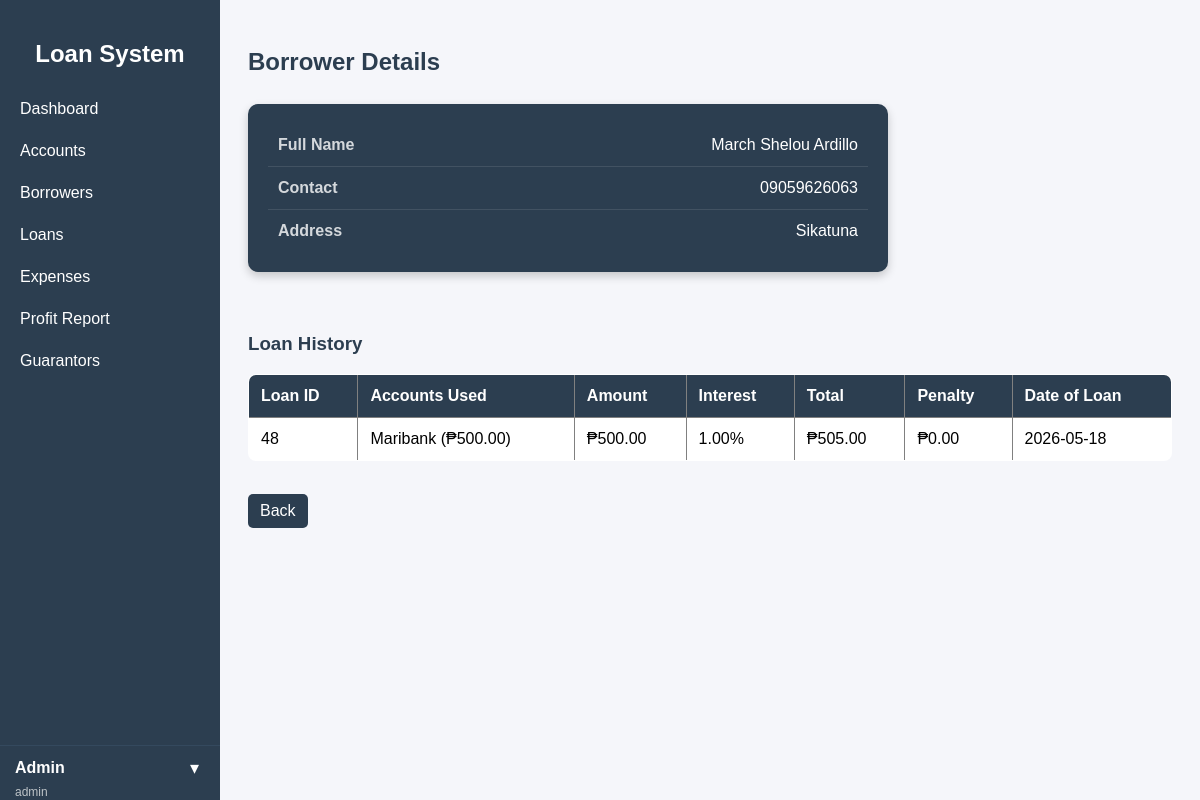
Page /public/index.php?url=borrower/details/8 (signed in) on the committed database.
### tables this page shows
CREATE TABLE `borrowers` (
  `id` int(11) NOT NULL,
  `fullname` varchar(100) DEFAULT NULL,
  `contact` varchar(20) DEFAULT NULL,
  `address` text DEFAULT NULL,
  `created_at` timestamp NOT NULL DEFAULT current_timestamp()
);

CREATE TABLE `loans` (
  `id` int(11) NOT NULL,
  `borrower_name` varchar(100) DEFAULT NULL,
  `amount` decimal(10,2) DEFAULT NULL,
  `interest` decimal(10,2) DEFAULT NULL,
  `total` decimal(10,2) DEFAULT NULL,
  `status` varchar(20) DEFAULT 'active',
  `created_at` timestamp NOT NULL DEFAULT current_timestamp(),
  `borrower_id` int(11) DEFAULT NULL,
  `account_id` int(11) DEFAULT NULL,
  `guarantor_id` int(11) DEFAULT NULL,
  `borrowed_date` date DEFAULT NULL,
  `due_date` date DEFAULT NULL,
  `is_deleted` tinyint(1) DEFAULT 0
);

### app/controllers/BorrowerController.php (called while the page is built, shortened)
<?php
require_once "../app/models/Borrower.php";
class BorrowerController {
    private $borrower;
    public function __construct() {
        $this->borrower = new Borrower();
    }
public function details($id) {
    $borrower = $this->borrower->getById($id);
    $loans = $this->borrower->getLoans($id);
    require "../app/views/borrowers/details.php";
}
}

### core/App.php (called while the page is built, shortened)
<?php
class App {
    protected $method = "index";
    public function __construct() {
        $url = $this->parseUrl();
        if (isset($url[0])) {
            $controllerName = ucfirst($url[0]) . "Controller";
            $controllerFile = "../app/controllers/" . $controllerName . ".php";
            if (file_exists($controllerFile)) {
                unset($url[0]);
            }
        }
        $this->controller = new $this->controller;
        if (isset($url[1]) && method_exists($this->controller, $url[1])) {
            $this->method = $url[1];
            unset($url[1]);
        }
        $params = $url ? array_values($url) : [];
        call_user_func_array([$this->controller, $this->method], $params);
    }
    public function parseUrl() {
        if (isset($_GET['url']) && !empty($_GET['url'])) {
            return explode("/", filter_var(rtrim($_GET['url'], "/"), FILTER_SANITIZE_URL));
        }
        return [];
    }
}

### public/index.php (called while the page is built)
<?php
require_once "../core/App.php";
$app = new App();

### core/Model.php (called while the page is built, shortened)
<?php
require_once __DIR__ . '/../config/database.php';
class Model {
    public function __construct() {
        $db = new Database();
        $this->conn = $db->connect();
    }
}

### config/database.php (called while the page is built, shortened)
<?php
class Database {
    private $host = "localhost";
    private $db_name = "loan_db";
    private $username = "root";
    private $password = "";
    public function connect() {
        $this->conn = null;
        try {
            $this->conn = new PDO(
                "mysql:host={$this->host};port=3306;dbname={$this->db_name}",
                $this->username,
                $this->password
            );
            $this->conn->setAttribute(
                PDO::ATTR_ERRMODE,
                PDO::ERRMODE_EXCEPTION
            );
        } catch (PDOException $e) {
            die("Connection failed: " . $e->getMessage());
        }
        return $this->conn;
    }
}

### app/models/Borrower.php (called while the page is built, shortened)
<?php
require_once "../core/Model.php";
class Borrower extends Model {
    public function getById($id) {
    $stmt = $this->conn->prepare("
        SELECT * FROM borrowers WHERE id = ?
    ");
    $stmt->execute([$id]);
    return $stmt->fetch(PDO::FETCH_ASSOC);
}
public function getLoans($borrower_id) {
    $stmt = $this->conn->prepare("
      SELECT
    loans.*,
    COALESCE(
        GROUP_CONCAT(
            CONCAT(
                accounts.account_name,
                ' (₱', loan_accounts.amount, ')'
            )
            SEPARATOR ', '
        ),
        ''
    ) AS account_names,
    COALESCE(p.total_penalty, 0) AS total_penalty
FROM loans
LEFT JOIN loan_accounts
    ON loans.id = loan_accounts.loan_id
LEFT JOIN accounts
    ON loan_accounts.account_id = accounts.id
LEFT JOIN (
    SELECT loan_id, SUM(amount) AS total_penalty
    FROM penalties
    GROUP BY loan_id
) p ON loans.id = p.loan_id
WHERE loans.borrower_id = ?
GROUP BY loans.id
ORDER BY loans.id DESC
    ");
    $stmt->execute([$borrower_id]);
    return $stmt->fetchAll(PDO::FETCH_ASSOC);
}
}

### app/views/borrowers/details.php (the view, shortened to what this page needs)
<?php include __DIR__ . "/../layouts/sidebar.php"; ?>
<div class="details-page">
<h2>Borrower Details</h2>
<br>
<div class="borrower-card">
    <div class="row">
        <span class="label">Full Name</span>
        <span class="value"><?= htmlspecialchars($borrower['fullname']) ?></span>
    </div>
    <div class="row">
        <span class="label">Contact</span>
        <span class="value"><?= htmlspecialchars($borrower['contact']) ?></span>
    </div>
    <div class="row">
        <span class="label">Address</span>
        <span class="value"><?= htmlspecialchars($borrower['address']) ?></span>
    </div>
</div>
<br><br>
<h3>Loan History</h3>
<table border="1" cellpadding="10">
    <tr>
        <th>Loan ID</th>
        <th>Accounts Used</th>
        <th>Amount</th>
        <th>Interest</th>
        <th>Total</th>
        <th>Penalty</th>
        <th>Date of Loan</th>
    </tr>
    <?php if (!empty($loans)): ?>
        <?php foreach ($loans as $loan): ?>
        <tr>
            <td><?= $loan['id'] ?></td>
            <td><?= $loan['account_names'] ?></td>
            <td>₱<?= number_format($loan['amount'], 2) ?></td>
            <td><?= $loan['interest'] ?>%</td>
            <td>₱<?= number_format($loan['total'], 2) ?></td>
            <td>₱<?= number_format($loan['total_penalty'] ?? 0, 2) ?></td>
            <td><?= $loan['borrowed_date'] ?></td>
        </tr>
        <?php endforeach; ?>
    <?php else: ?>
        <tr>
            <td colspan="7">No loan history found</td>
        </tr>
    <?php endif; ?>
</table>
<br>
<a class="back-btn" href="/LoanManagement/public/index.php?url=borrower/index">
    Back
</a>
</div>
<?php include __DIR__ . "/../layouts/footer.php"; ?>

### app/views/borrowers/details.php (style rules this page uses)
.borrower-card { background: #2c3e50; color: white; padding: 20px; border-radius: 10px; width: 100%; max-width: 600px; box-shadow: 0 4px 10px rgba(0,0,0,0.2); }
.borrower-card .row { display: flex; justify-content: space-between; padding: 12px 10px; border-bottom: 1px solid rgba(255,255,255,0.1); }
.borrower-card .row:last-child { border-bottom: none; }
.borrower-card .label { font-weight: bold; opacity: 0.8; }
.borrower-card .value { font-weight: 500; }
.details-page { font-family: Arial, sans-serif; color: #2c3e50; }
.details-page h2 { margin-bottom: 10px; }
.details-page h3 { margin-top: 25px; }
table { width: 100%; border-collapse: collapse; background: white; border-radius: 8px; overflow: hidden; }
table th { background: #2c3e50; color: white; padding: 12px; text-align: left; }
table td { padding: 12px; border-bottom: 1px solid #eee; }
.back-btn { display: inline-block; margin-top: 15px; padding: 8px 12px; background: #2c3e50; color: white; text-decoration: none; border-radius: 5px; }

### rows in the picture
borrowers: fullname "March Shelou Ardillo", contact "09059626063", address "Sikatuna"
loans: id "48", account_names "Maribank (₱500.00)", amount "500.00", interest "1.00", total "505.00", total_penalty "0.00", borrowed_date "2026-05-18"

### other values in the picture
$_SESSION['user']['name'] "Admin"
$_SESSION['user']['role'] "admin"
